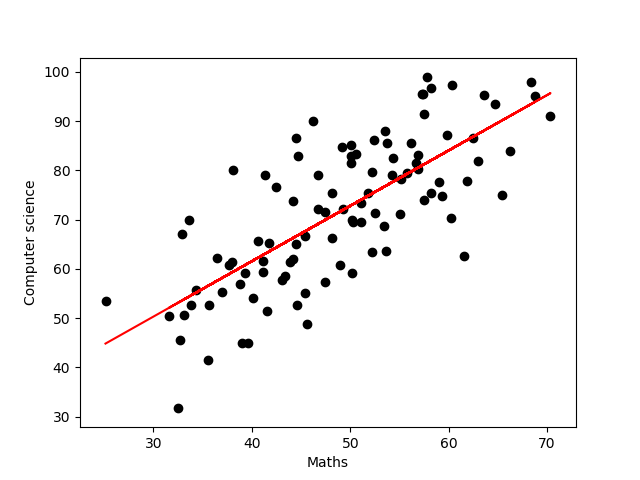

The Python source for this figure:
import numpy as np
import math
import pandas as pd
import matplotlib.pyplot as plt

temp = pd.read_csv("data.csv",delimiter=",",names=["math","cs"])

first = np.asarray(temp["math"])
second = np.asarray(temp["cs"])


def gradientDescent():
    # initializing co-eff and intercept to 0
    m = 0
    c = 0
    # costvar to check for minimum cost and stop the iterations
    costvar = 0.000
    # learning rate variable to control the algorithm
    learningrate = 0.0002
    for i in range(1000000):
        # m - derivative for updating value of m
        md = (-2/len(first)) * sum((second - m * first - c) * first)
        # c - derivative for updating value of c
        cd = (-2/len(first)) * sum((second - m * first - c))
        # updating value of m and c using learning rate and derivative calculated
        m -= learningrate * md
        c -= learningrate * cd
        cost = (sum((second - (m * first + c))**2))/len(first)
        # comparison of cost for finding minumum possible cost
        if math.isclose(cost, costvar, rel_tol=1e-20):
            break
        # updating old costvar variable to new cost which is smaller than previous one
        costvar = cost

    print("Using gradient descent m = {} c= {} cost = {}".format(m,c,costvar))
    plt.plot(first, (m * first + c),color = 'red')
    return m,c


if __name__ == '__main__' :
    print("Checking for optimal values")
    gradientDescent()
    plt.xlabel('Maths')
    plt.ylabel('Computer science')
    plt.scatter(first, second, color='black')
    plt.savefig("gradientDescent.png")
